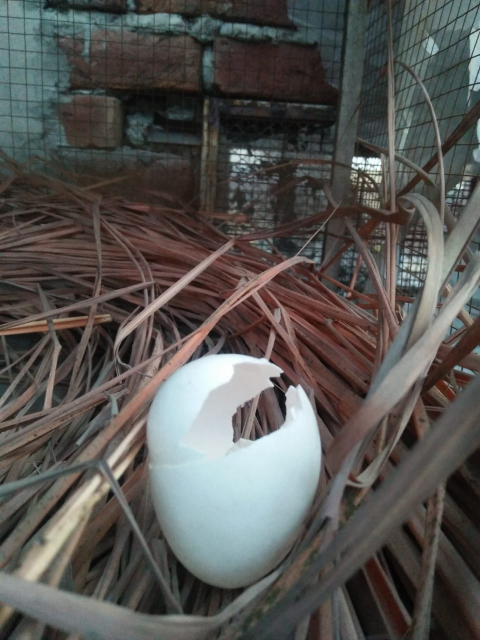
#> input picture dataset/test/Damaged/damaged_1.jpg, 960 x 1280 px (shown at 1/2 size)
$ python -i app.py   (imports and definitions only)   (older library calls are emulated)
#> lines starting #> are read from the running program, lines starting #| are printed output that depends on the picture; after the words box and inside, x2 and y2 are one past the last pixel; in counts of white or black regions, pixels touching at a corner belong together
import streamlit as st
import joblib
import numpy as np
import cv2
from skimage.feature import graycomatrix, graycoprops, hog, local_binary_pattern

# Load trained model
# [1 line not run here, left out]
# [1 line that did not run here, left out]
# [1 line that did not run here, left out]
# [1 line that did not run here, left out]
# [1 line that did not run here, left out]

# Define which label means damaged
DAMAGED_LABELS = {"damaged"}  # CHANGE if your label is different


def extract_features(img_rgb):
    features = {}

    for i, c in enumerate(["R", "G", "B"]):
        channel = img_rgb[:, :, i]
        features[f"{c}_mean"] = float(np.mean(channel))
        features[f"{c}_std"] = float(np.std(channel))
#> this loop made 3 passes
#> pass 1, in extract_features, `channel = img_rgb[:, :, i]`:
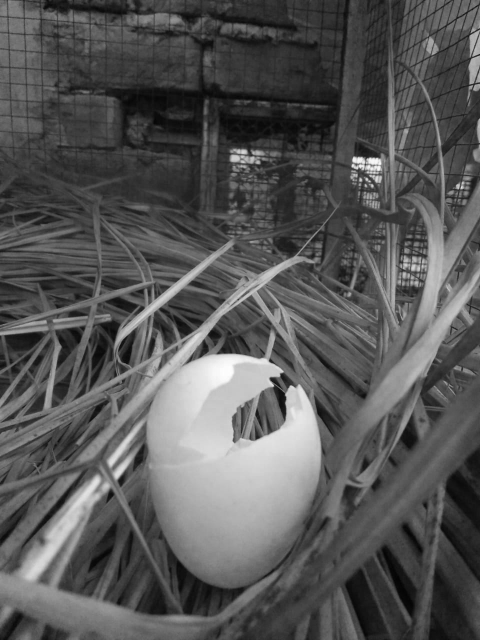
#> channel: shape (1280, 960) (shown at 1/2 size); min 2, max 254, mean 86.6
#> pass 2, in extract_features, `channel = img_rgb[:, :, i]`:
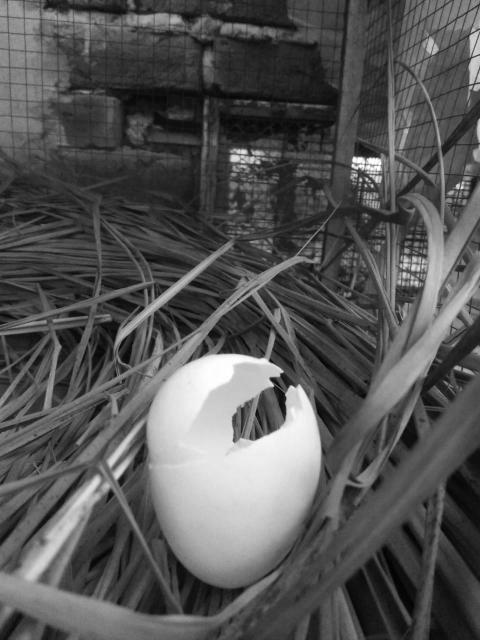
#> channel: shape (1280, 960) (shown at 1/2 size); min 0, max 255, mean 85
#> after the loop, features = {'R_mean': 86.55, 'R_std': 47.59, 'G_mean': 84.97, 'G_std': 52.78, 'B_mean': 82.07, 'B_std': 54.28}

    gray = cv2.cvtColor(img_rgb, cv2.COLOR_RGB2GRAY)
    features["gray_mean"] = float(np.mean(gray))
    features["gray_std"] = float(np.std(gray))

    glcm = graycomatrix(gray, distances=[1], angles=[0], symmetric=True, normed=True)
    features["glcm_contrast"] = float(graycoprops(glcm, "contrast")[0, 0])
    features["glcm_energy"] = float(graycoprops(glcm, "energy")[0, 0])
    features["glcm_correlation"] = float(graycoprops(glcm, "correlation")[0, 0])
    features["glcm_homogeneity"] = float(graycoprops(glcm, "homogeneity")[0, 0])

    lbp = local_binary_pattern(gray, P=8, R=1, method="uniform")
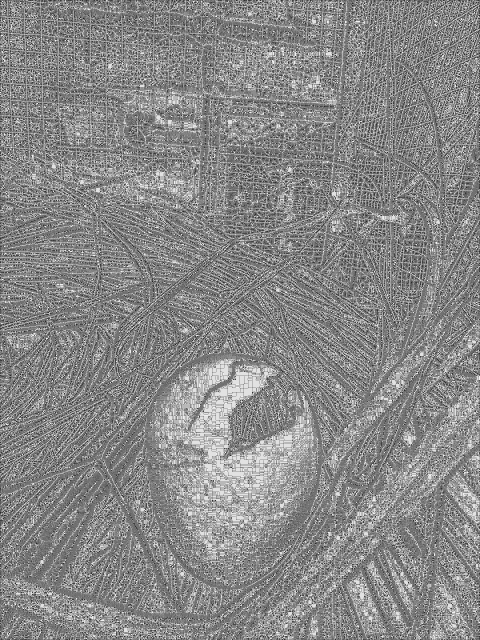
#> lbp: shape (1280, 960) float64 (shown at 1/2 size); min 0, max 9, mean 4.81; drawn with min black and max white
    features["lbp_mean"] = float(np.mean(lbp))
    features["lbp_std"] = float(np.std(lbp))

    try:
        hog_feat = hog(
            gray,
            orientations=6,
            pixels_per_cell=(16, 16),
            cells_per_block=(1, 1),
            block_norm="L2-Hys",
            feature_vector=True,
        )
        features["hog_mean"] = float(np.mean(hog_feat))
        features["hog_std"] = float(np.std(hog_feat))
    except:
        features["hog_mean"] = 0.0
        features["hog_std"] = 0.0

    _, thresh = cv2.threshold(gray, 0, 255, cv2.THRESH_BINARY + cv2.THRESH_OTSU)
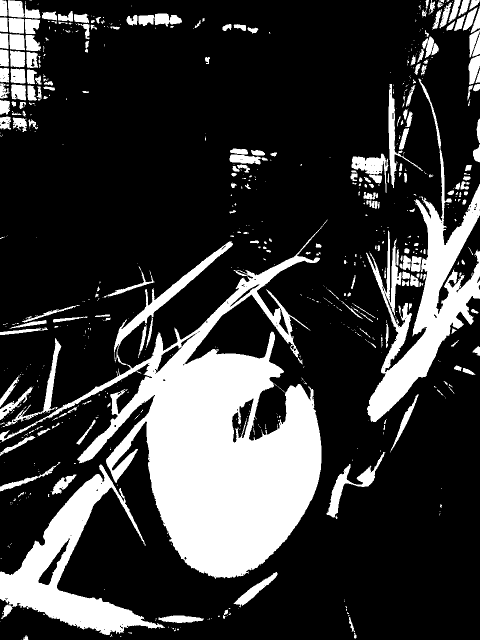
#> thresh: shape (1280, 960) (shown at 1/2 size); 22.2% white; 726 white regions (495 under 20 px)
    contours, _ = cv2.findContours(thresh, cv2.RETR_EXTERNAL, cv2.CHAIN_APPROX_SIMPLE)
#> contours = 715 contours, 518 with area under 20; largest, box (x1, y1, x2, y2) and area: (0, 439, 656, 1158) 145852, (732, 157, 960, 844) 35121, (0, 929, 330, 1270) 32095, (653, 904, 771, 1035) 2666, (777, 168, 846, 376) 1943

    if contours:
        cnt = max(contours, key=cv2.contourArea)
#> cnt = contour of 3373 points, box (x1, y1, x2, y2) (0, 439, 656, 1158), area 145852
        area = cv2.contourArea(cnt)
#> area = 145851.5
        perimeter = cv2.arcLength(cnt, True)
#> perimeter = 7216.7

        x, y, w, h = cv2.boundingRect(cnt)
#> x = 0; y = 439; w = 656; h = 719
        aspect_ratio = w / h if h else 0.0
#> aspect_ratio = 0.912
        rect_area = w * h
#> rect_area = 471664
        extent = area / rect_area if rect_area else 0.0
#> extent = 0.309

        hull = cv2.convexHull(cnt)
#> hull = contour of 32 points, box (x1, y1, x2, y2) (0, 439, 656, 1158), area 291686
        hull_area = cv2.contourArea(hull)
#> hull_area = 291685.5
        solidity = area / hull_area if hull_area else 0.0
#> solidity = 0.5

        equivalent_diameter = np.sqrt(4 * area / np.pi) if area else 0.0
#> equivalent_diameter = 430.9
    else:
        area = perimeter = w = h = 0.0
        aspect_ratio = extent = solidity = equivalent_diameter = 0.0

    features["shape_area"] = float(area)
    features["shape_perimeter"] = float(perimeter)
    features["shape_width"] = float(w)
    features["shape_height"] = float(h)
    features["shape_aspect_ratio"] = float(aspect_ratio)
    features["shape_extent"] = float(extent)
    features["shape_solidity"] = float(solidity)
    features["shape_equivalent_diameter"] = float(equivalent_diameter)

    return features


# UI
# [24 lines not run here, left out]

    # [4 lines of commented-out code are left out]

>>> import cv2
>>> picture = cv2.cvtColor(cv2.imread('dataset/test/Damaged/damaged_1.jpg'), cv2.COLOR_BGR2RGB)
>>> result = extract_features(picture)
#> result = 24 items

$ run again, on dataset/test/Damaged/damaged_114.jpg
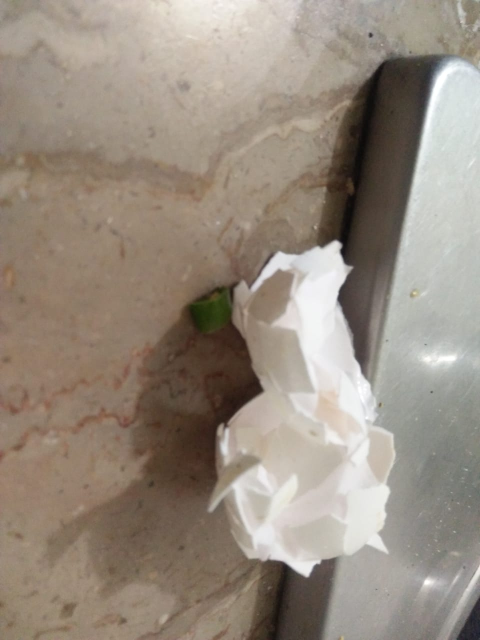
#> input picture dataset/test/Damaged/damaged_114.jpg, 960 x 1280 px (shown at 1/2 size)
#> after the loop in extract_features, `for i, c in enumerate(["R", "G", "B"]):`: features = {'R_mean': 151.2, 'R_std': 44.14, 'G_mean': 139.7, 'G_std': 47.99, 'B_mean': 127.4, 'B_std': 50.84}
#> in extract_features, `lbp = local_binary_pattern(gray, P=8, R=1, method="uniform")`:
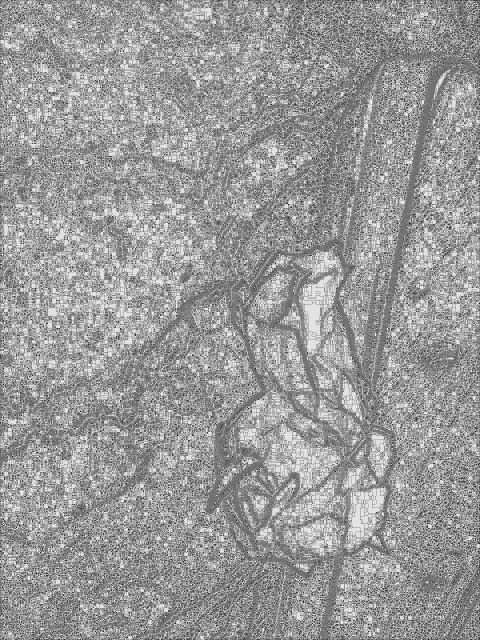
#> lbp: shape (1280, 960) float64 (shown at 1/2 size); min 0, max 9, mean 5.41; drawn with min black and max white
#> in extract_features, `_, thresh = cv2.threshold(gray, 0, 255, cv2.THRESH_BINARY + cv2.THRESH..`:
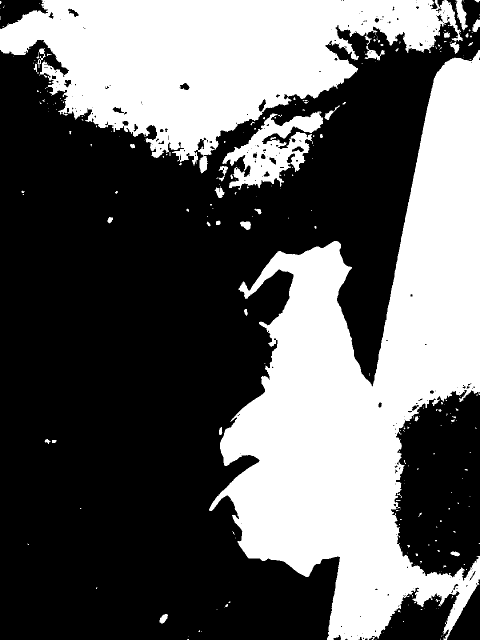
#> thresh: shape (1280, 960) (shown at 1/2 size); 38.5% white; 260 white regions (209 under 20 px)
#> contours = 260 contours, 228 with area under 20; largest, box (x1, y1, x2, y2) and area: (418, 100, 960, 1280) 286384, (0, 0, 926, 347) 164868, (445, 222, 646, 380) 13888, (911, 0, 936, 61) 654, (729, 91, 770, 121) 381
#> cnt = contour of 2570 points, box (x1, y1, x2, y2) (418, 100, 960, 1280), area 286384
#> area = 286383.5
#> perimeter = 6118.2
#> x = 418; y = 100; w = 542; h = 1180
#> aspect_ratio = 0.459
#> rect_area = 639560
#> extent = 0.448
#> hull = contour of 14 points, box (x1, y1, x2, y2) (418, 100, 960, 1280), area 460246
#> hull_area = 460246
#> solidity = 0.622
#> equivalent_diameter = 603.8
#> result = 24 items

$ run again, on dataset/test/Damaged/damaged_115.jpg
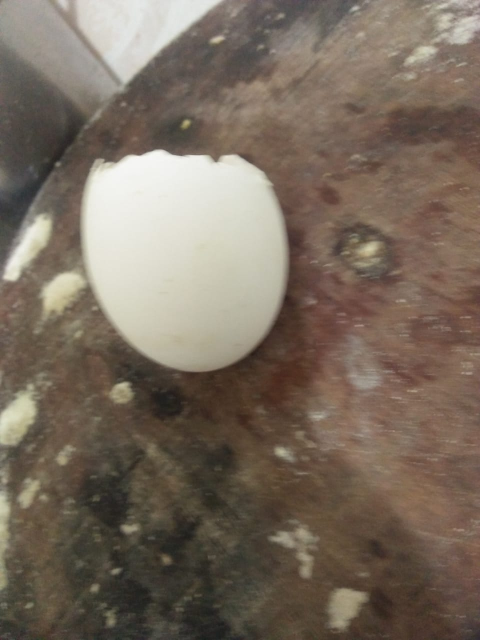
#> input picture dataset/test/Damaged/damaged_115.jpg, 960 x 1280 px (shown at 1/2 size)
#> after the loop in extract_features, `for i, c in enumerate(["R", "G", "B"]):`: features = {'R_mean': 120.8, 'R_std': 48.04, 'G_mean': 107.9, 'G_std': 51.05, 'B_mean': 94.74, 'B_std': 50.71}
#> in extract_features, `lbp = local_binary_pattern(gray, P=8, R=1, method="uniform")`:
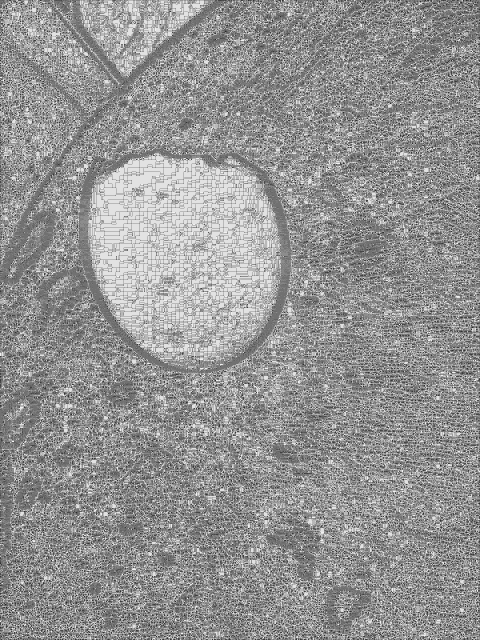
#> lbp: shape (1280, 960) float64 (shown at 1/2 size); min 0, max 9, mean 5.21; drawn with min black and max white
#> in extract_features, `_, thresh = cv2.threshold(gray, 0, 255, cv2.THRESH_BINARY + cv2.THRESH..`:
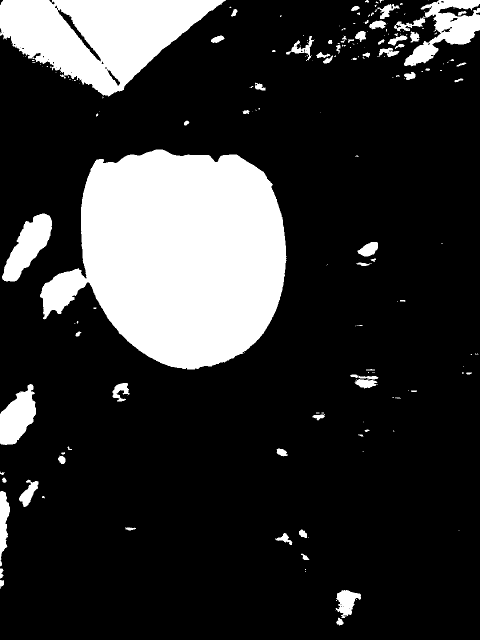
#> thresh: shape (1280, 960) (shown at 1/2 size); 19.4% white; 185 white regions (109 under 20 px)
#> contours = 185 contours, 124 with area under 20; largest, box (x1, y1, x2, y2) and area: (80, 299, 573, 739) 150825, (0, 0, 452, 194) 51112, (788, 0, 960, 133) 8848, (4, 427, 104, 563) 6386, (0, 768, 72, 890) 5316
#> cnt = contour of 823 points, box (x1, y1, x2, y2) (80, 299, 573, 739), area 150825
#> area = 150825
#> perimeter = 1885.1
#> x = 80; y = 299; w = 493; h = 440
#> aspect_ratio = 1.12
#> rect_area = 216920
#> extent = 0.695
#> hull = contour of 51 points, box (x1, y1, x2, y2) (80, 299, 573, 739), area 168470
#> hull_area = 168469.5
#> solidity = 0.895
#> equivalent_diameter = 438.2
#> result = 24 items
